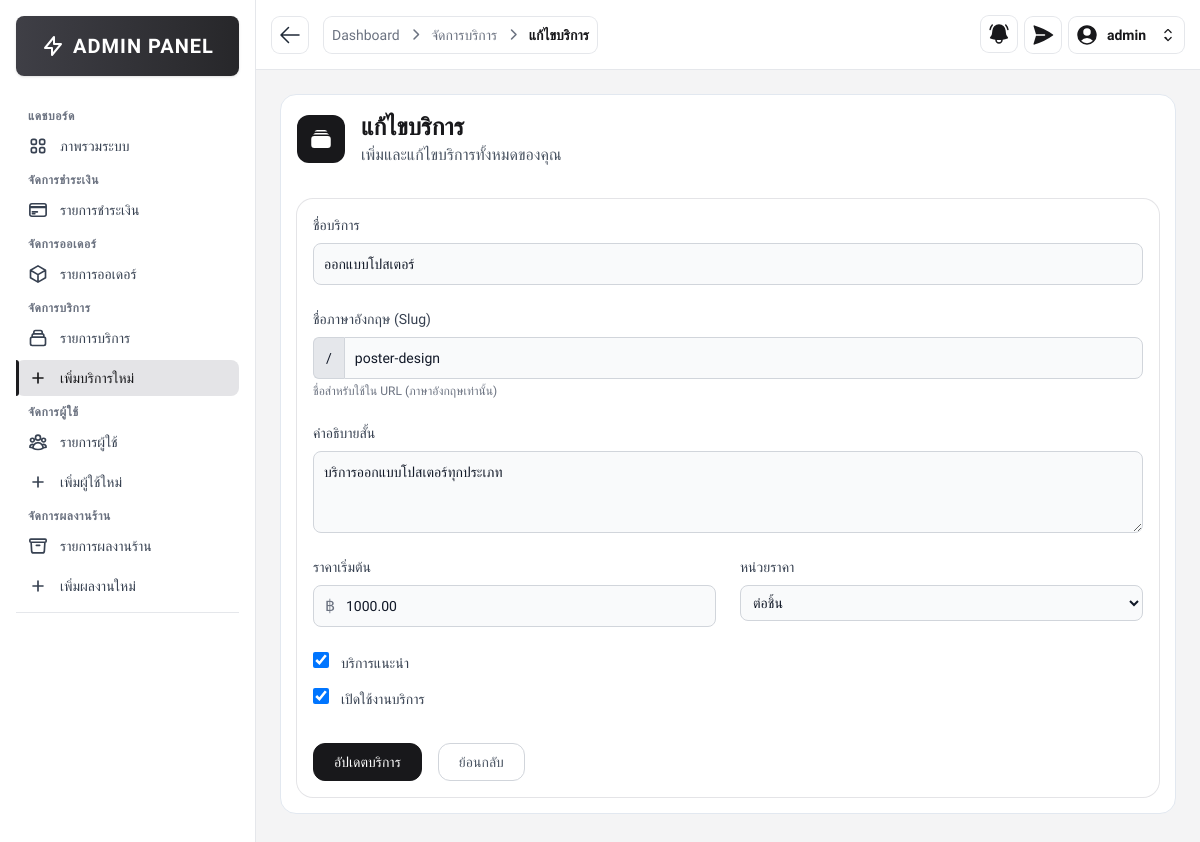
/src/admin/service_add.php?id=1 (signed in), run on the app's committed database.
### tables this page shows
CREATE TABLE services (
    service_id INT AUTO_INCREMENT PRIMARY KEY,
    service_name TEXT NOT NULL,
    slug VARCHAR(255) UNIQUE NOT NULL,
    short_description TEXT,
    base_price DECIMAL(10,2),
    price_unit VARCHAR(10),
    is_featured BOOLEAN DEFAULT FALSE,
    is_active BOOLEAN DEFAULT TRUE,
    created_at DATETIME DEFAULT CURRENT_TIMESTAMP,
    updated_at DATETIME DEFAULT CURRENT_TIMESTAMP ON UPDATE CURRENT_TIMESTAMP
);

### src/admin/service_add.php (the view, shortened to what this page needs)
<?php
require __DIR__ . '/../includes/db_connect.php';
$is_edit_mode = false;
$service = [
    'service_name' => '',
    'slug' => '',
    'short_description' => '',
    'base_price' => 0,
    'price_unit' => '',
    'is_featured' => 0,
    'is_active' => 1
];
if (isset($_GET['id'])) {
    $is_edit_mode = true;
    $id = intval($_GET['id']);
    $stmt = $conn->prepare("SELECT * FROM services WHERE service_id = ?");
    $stmt->bind_param("i", $id);
    $stmt->execute();
    $result = $stmt->get_result();
    $service = $result->fetch_assoc();
}
?>
<!DOCTYPE html>
<html lang="en">
<head>
    <script src="https://cdn.tailwindcss.com"></script>
    <link rel="stylesheet" href="https://cdnjs.cloudflare.com/ajax/libs/font-awesome/6.4.0/css/all.min.css">
</head>
<body class="font-thai bg-zinc-100">
    <?php include '../includes/sidebar.php'; ?>
    <div class="ml-64">
        <?php
        include '../includes/admin_navbar.php';
        ?>
        <div class="p-6">
            <div class=" text-zinc-900 bg-white rounded-2xl border border-slate-200 mb-2">
                <div class="flex items-center p-4">
                    <div class="mr-4 rounded-xl bg-zinc-900 p-3">
                    </div>
                    <div class="">
                        <h1 class="flex items-center text-2xl font-bold text-zinc-900">
                            <?= $is_edit_mode ? 'แก้ไขบริการ' : 'เพิ่มบริการใหม่' ?>
                        </h1>
                        <p class="text-gray-600">
                            เพิ่มและแก้ไขบริการทั้งหมดของคุณ
                        </p>
                    </div>
                </div>
                <div class="form-container w-max-[800px] p-4">
                    <div class="bg-white items-center p-4 ring-1 ring-zinc-200 rounded-2xl">
                        <form class="form-body" method="POST">
                            <div class="grid gap-6 mb-6 md:grid-cols-2">
                                <div class="col-span-2">
                                    <label for="name" class="block mb-2 text-sm font-medium text-gray-700">ชื่อบริการ</label>
                                    <input type="text" name="service_name" id="name" class="bg-gray-50 border border-gray-300 text-gray-900 text-sm rounded-lg focus:ring-blue-500 focus:border-blue-500 block w-full p-2.5" placeholder="กรอกชื่อบริการ" required value="<?= htmlspecialchars($service['service_name']) ?>">
                                </div>
                                <div class="col-span-2">
                                    <label for="slug" class="block mb-2 text-sm font-medium text-gray-700">ชื่อภาษาอังกฤษ (Slug)</label>
                                    <div class="flex">
                                        <span class="inline-flex items-center px-3 text-sm text-gray-900 bg-gray-200 border border-r-0 border-gray-300 rounded-l-md">
                                            /
                                        </span>
                                        <input type="text" name="slug" id="slug" class="rounded-none rounded-r-lg bg-gray-50 border border-gray-300 text-gray-900 focus:ring-blue-500 focus:border-blue-500 block flex-1 min-w-0 w-full text-sm p-2.5" placeholder="service-name" required value="<?= htmlspecialchars($service['slug']) ?>">
                                    </div>
                                    <p class="mt-1 text-xs text-gray-500">ชื่อสำหรับใช้ใน URL (ภาษาอังกฤษเท่านั้น)</p>
                                </div>
                                <div class="col-span-2">
                                    <label for="short_description" class="block mb-2 text-sm font-medium text-gray-700">คำอธิบายสั้น</label>
                                    <textarea id="short_description" name="short_description" rows="3" class="block p-2.5 w-full text-sm text-gray-900 bg-gray-50 rounded-lg border border-gray-300 focus:ring-blue-500 focus:border-blue-500" placeholder="อธิบายเกี่ยวกับบริการนี้..."><?= htmlspecialchars($service['short_description']) ?></textarea>
                                </div>
                                <div>
                                    <label for="price" class="block mb-2 text-sm font-medium text-gray-700">ราคาเริ่มต้น</label>
                                    <div class="relative">
                                        <div class="absolute inset-y-0 left-0 flex items-center pl-3 pointer-events-none">
                                            <span class="text-gray-500">฿</span>
                                        </div>
                                        <input type="number" name="base_price" id="price" class="bg-gray-50 border border-gray-300 text-gray-900 text-sm rounded-lg focus:ring-blue-500 focus:border-blue-500 block w-full pl-8 p-2.5" placeholder="0.00" step="0.01" min="0" required value="<?= htmlspecialchars($service['base_price']) ?>">
                                    </div>
                                </div>
                                <div>
                                    <label for="price_unit" class="block mb-2 text-sm font-medium text-gray-700">หน่วยราคา</label>
                                    <select id="price_unit" name="price_unit" class="bg-gray-50 border border-gray-300 text-gray-900 text-sm rounded-lg focus:ring-blue-500 focus:border-blue-500 block w-full p-2" required>
                                        <option value="ชิ้น" <?= $service['price_unit'] === 'ชิ้น' ? 'selected' : '' ?>>ต่อชิ้น</option>
                                    </select>
                                </div>
                                <div class="col-span-2 space-y-3">
                                    <div class="checkbox-label">
                                        <input id="is_featured" type="checkbox" name="is_featured" class="w-4 h-4 text-blue-600 bg-gray-100 border-gray-300 rounded focus:ring-blue-500" <?= $service['is_featured'] ? 'checked' : '' ?>>
                                        <label for="is_featured" class="ml-2 text-sm font-medium text-gray-700">บริการแนะนำ</label>
                                    </div>
                                    <div class="checkbox-label">
                                        <input id="is_active" type="checkbox" name="is_active" class="w-4 h-4 text-blue-600 bg-gray-100 border-gray-300 rounded focus:ring-blue-500" <?= $service['is_active'] ? 'checked' : '' ?>>
                                        <label for="is_active" class="ml-2 text-sm font-medium text-gray-700">เปิดใช้งานบริการ</label>
                                    </div>
                                </div>
                            </div>
                            <div class="flex space-x-4 pt-2">
                                <button type="submit"
                                    class="border transition font-medium rounded-xl text-sm px-5 py-2 text-center flex items-center justify-center bg-zinc-900 text-white border-zinc-900">
                                    <?= $is_edit_mode ? 'อัปเดตบริการ' : 'บันทึกบริการ' ?>
                                </button>
                                <a href="service_list.php"
                                    class="border transition font-medium rounded-xl text-sm px-5 py-2 text-center flex items-center justify-center bg-white text-gray-600 border-gray-300 hover:bg-gray-100">
                                    ย้อนกลับ
                                </a>
                            </div>
                        </form>
                    </div>
                </div>
            </div>
        </div>
    </div>
</body>
</html>

### src/admin/service_add.php (style rules this page uses)
.font-thai { font-family: 'IBM Plex Sans Thai', sans-serif; }

### src/includes/sidebar.php (style rules this page uses)
.font-thai { font-family: 'IBM Plex Sans Thai', sans-serif; }

### src/includes/admin_navbar.php (style rules this page uses)
.font-thai { font-family: 'IBM Plex Sans Thai', sans-serif; }

### data on the page
services: service_name "ออกแบบโปสเตอร์", slug "poster-design", short_description "บริการออกแบบโปสเตอร์ทุกประเภท", base_price "1000.00", is_featured "☑", is_active "☑"

### other printed values
$item "Dashboard"
$item "จัดการบริการ"
$item "แก้ไขบริการ"
$fullname "admin"
